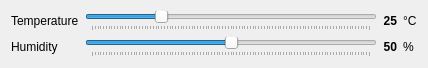
<?xml version="1.0" encoding="UTF-8"?>
<ui version="4.0">
 <class>DHTImpl</class>
 <widget class="QWidget" name="DHTImpl">
  <property name="geometry">
   <rect>
    <x>0</x>
    <y>0</y>
    <width>428</width>
    <height>68</height>
   </rect>
  </property>
  <property name="windowTitle">
   <string>DHT</string>
  </property>
  <layout class="QGridLayout" name="gridLayout">
   <item row="0" column="0">
    <widget class="QLabel" name="label">
     <property name="text">
      <string>Temperature</string>
     </property>
    </widget>
   </item>
   <item row="0" column="1">
    <widget class="QSlider" name="tempSlider">
     <property name="maximum">
      <number>100</number>
     </property>
     <property name="singleStep">
      <number>1</number>
     </property>
     <property name="value">
      <number>25</number>
     </property>
     <property name="orientation">
      <enum>Qt::Horizontal</enum>
     </property>
     <property name="tickPosition">
      <enum>QSlider::TicksBelow</enum>
     </property>
    </widget>
   </item>
   <item row="2" column="0">
    <widget class="QLabel" name="label_2">
     <property name="text">
      <string>Humidity</string>
     </property>
    </widget>
   </item>
   <item row="2" column="1">
    <widget class="QSlider" name="humSlider">
     <property name="maximum">
      <number>100</number>
     </property>
     <property name="value">
      <number>50</number>
     </property>
     <property name="orientation">
      <enum>Qt::Horizontal</enum>
     </property>
     <property name="tickPosition">
      <enum>QSlider::TicksBelow</enum>
     </property>
    </widget>
   </item>
   <item row="0" column="2">
    <widget class="QLabel" name="label_3">
     <property name="font">
      <font>
       <weight>75</weight>
       <bold>true</bold>
      </font>
     </property>
     <property name="text">
      <string>25</string>
     </property>
     <property name="alignment">
      <set>Qt::AlignRight|Qt::AlignTrailing|Qt::AlignVCenter</set>
     </property>
    </widget>
   </item>
   <item row="2" column="2">
    <widget class="QLabel" name="label_4">
     <property name="font">
      <font>
       <weight>75</weight>
       <bold>true</bold>
      </font>
     </property>
     <property name="text">
      <string>50</string>
     </property>
     <property name="alignment">
      <set>Qt::AlignRight|Qt::AlignTrailing|Qt::AlignVCenter</set>
     </property>
    </widget>
   </item>
   <item row="0" column="3">
    <widget class="QLabel" name="label_5">
     <property name="text">
      <string>°C</string>
     </property>
    </widget>
   </item>
   <item row="2" column="3">
    <widget class="QLabel" name="label_6">
     <property name="text">
      <string>%</string>
     </property>
    </widget>
   </item>
  </layout>
 </widget>
 <resources/>
 <connections>
  <connection>
   <sender>tempSlider</sender>
   <signal>valueChanged(int)</signal>
   <receiver>label_3</receiver>
   <slot>setNum(int)</slot>
   <hints>
    <hint type="sourcelabel">
     <x>369</x>
     <y>18</y>
    </hint>
    <hint type="destinationlabel">
     <x>400</x>
     <y>21</y>
    </hint>
   </hints>
  </connection>
  <connection>
   <sender>humSlider</sender>
   <signal>valueChanged(int)</signal>
   <receiver>label_4</receiver>
   <slot>setNum(int)</slot>
   <hints>
    <hint type="sourcelabel">
     <x>362</x>
     <y>46</y>
    </hint>
    <hint type="destinationlabel">
     <x>396</x>
     <y>50</y>
    </hint>
   </hints>
  </connection>
 </connections>
</ui>
